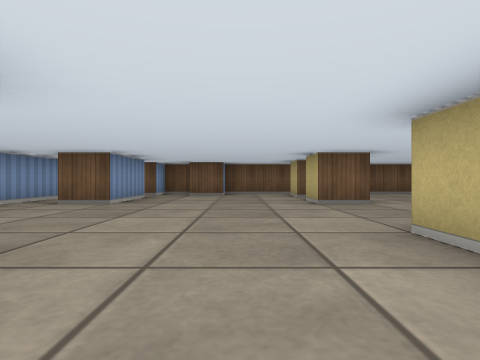
View 1 (above)

19 first-person views from a walk through a cub3D ray-caster map. The camera is about half as high as the walls, looks level and sees 80° across. The floor is counted in squares. Each view is taken from the middle of a square. On the plan, view 1 faces up. The plan holds only what a view shows up to about 9 squares ahead; the rest is blank.

View 2
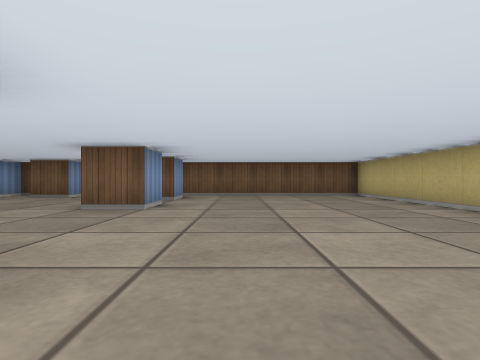

View 3
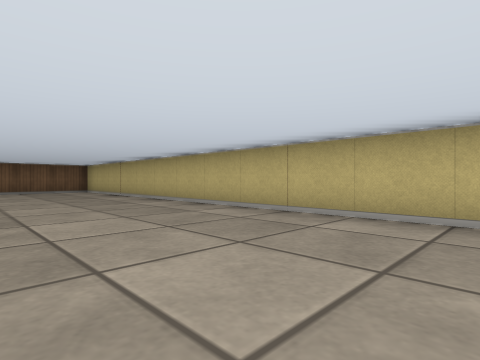

View 4
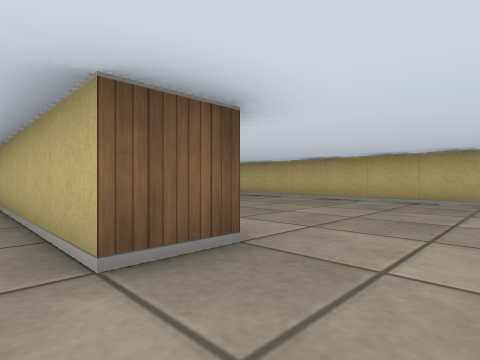

View 5
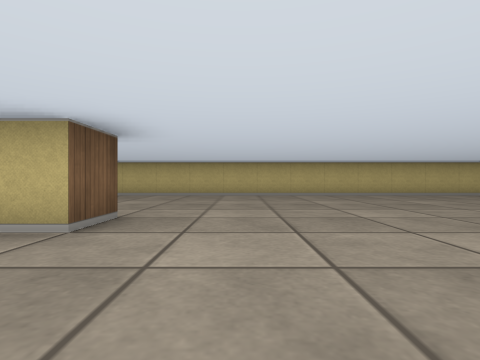

View 6
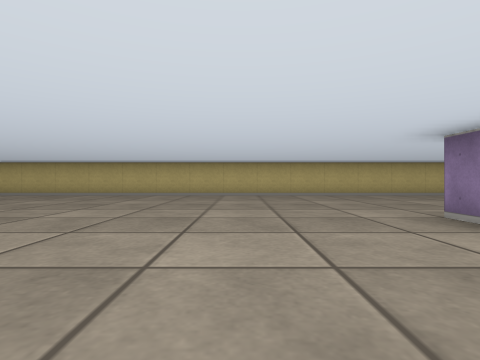

View 7
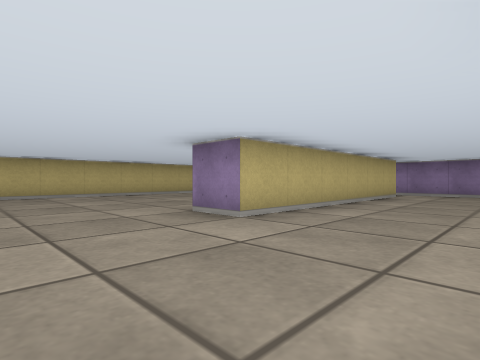

View 8
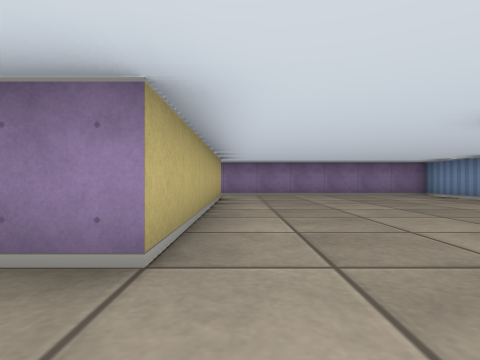

View 9
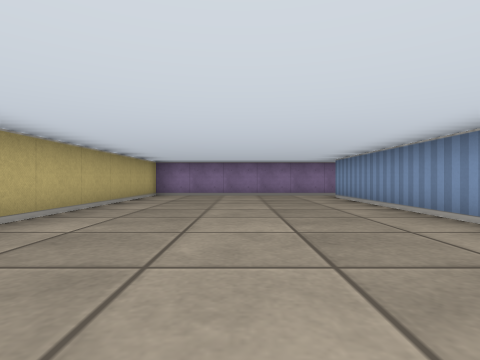

View 10
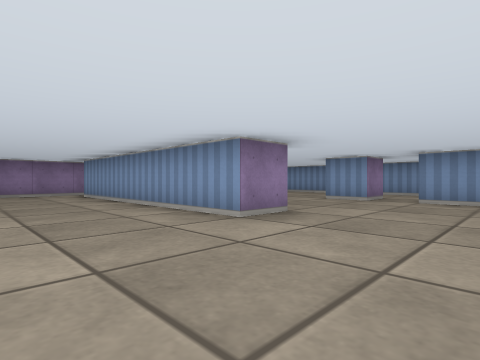

View 11
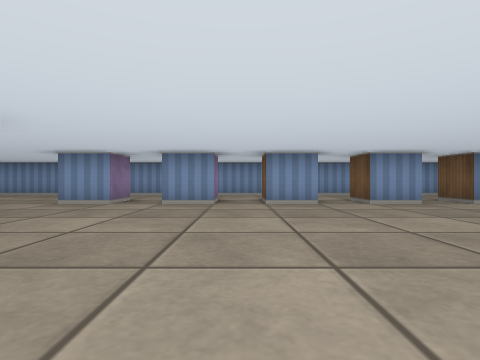

View 12
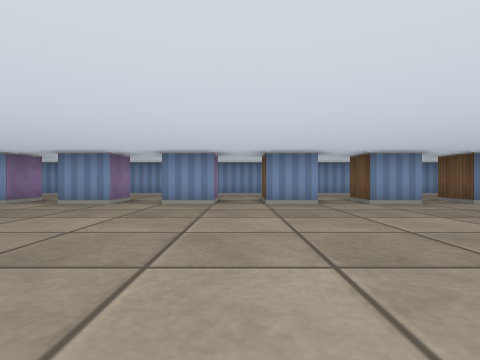

View 13
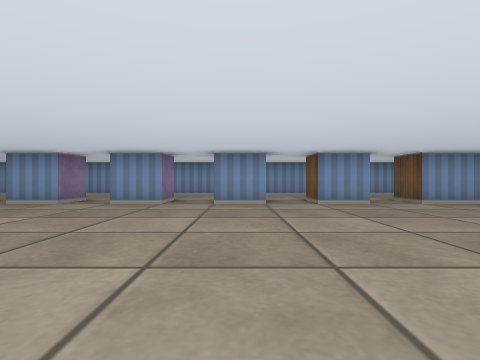

View 14
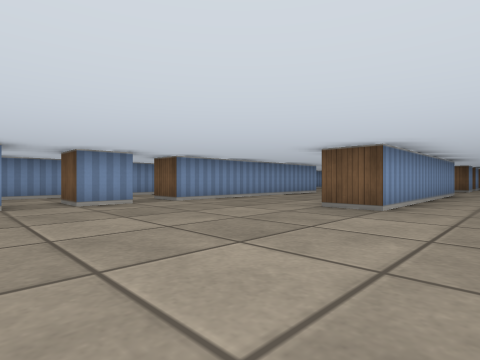

View 15
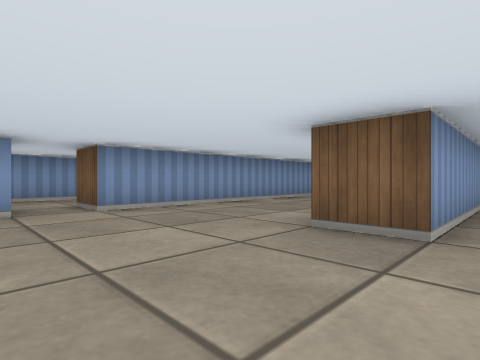

View 16
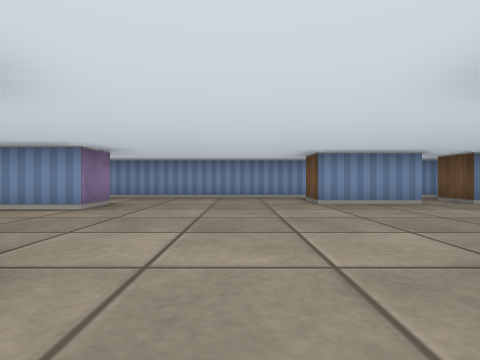

View 17
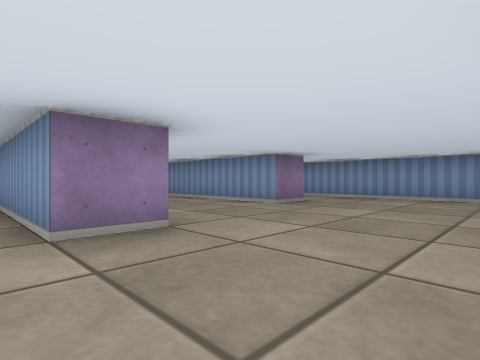

View 18
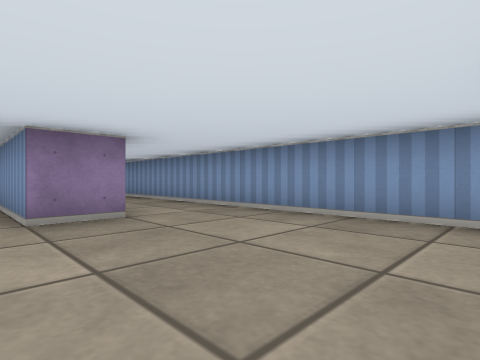

View 19
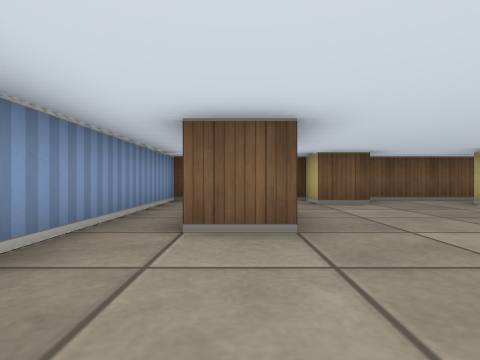

### Floor plan
Points are (right, up) in squares from view 1. A wall is a line through its corners. A room is listed if a view was taken in it or the views show most of it. See-through windows are left out.
Room 1 (views 1, 2, 3, 4, 5, 6, 7, 8, 9, 10, 11, 12, 13, 14, 15, 16, 17, 18, 19)
walls: (-1.5, -7.5) (-1.5, -8.5) (-2.5, -8.5); (1.5, -3.5) (1.5, 2.5) (2.5, 2.5) (2.5, -3.5) (1.5, -3.5); (-1.5, -5.4) (-1.5, -6.5) (-2.5, -6.5); (-2.5, -9.5) (-1.5, -9.5) (-1.5, -10.5) (-2.5, -10.5); (-2.5, -11.5) (-1.5, -11.5) (-1.5, -12.5) (-2.5, -12.5); (-2.5, -13.5) (-1.5, -13.5) (-1.5, -14.5); (-2.5, -15.5) (-1.5, -15.5) (-1.5, -16.5); (-2.5, 1.5) (-1.5, 1.5) (-1.5, -4.5) (-2.5, -4.5); (-4.5, -18.4) (-4.5, -22.5) (7.5, -22.5) (7.5, 9.5) (-0.1, 9.5); (2.5, 6.5) (2.5, 5.5) (1.5, 5.5) (1.5, 6.5); (-4.5, 5.5) (-4.5, -16.9); (1.5, -21.5) (1.5, -15.5) (2.5, -15.5) (2.5, -21.5); (-2.5, 7.5) (-2.5, 5.5) (-3.5, 5.5); (2.5, 8.5) (2.5, 7.5) (1.5, 7.5) (1.5, 8.5); (-0.5, 9.1) (-0.5, 8.5) (-1.5, 8.5) (-1.5, 9.5) (-2.5, 9.5) (-2.5, 8.5)
ways out: opening at (-4, 6.5) to room 2; opening at (-3, 8) to room 2
Room 2 (no view inside)
walls: (-4.5, 9.5) (-4.5, 5.5); (-2.5, 8.5) (-3.5, 8.5)
ways out: opening at (-4, 6.5) to room 1; opening at (-3, 8) to room 1

Positions as (right, up) in squares from view 1, and headings:
1: (0, 0), facing up
2: (4, 1), facing up
3: (4, -2), facing up-right
4: (1, -5), facing up-right
5: (-1, -5), facing right
6: (-1, -13), facing right
7: (-1, -13), facing down-right
8: (1, -14), facing down
9: (5, -14), facing down
10: (5, -13), facing down-left
11: (4, -13), facing left
12: (4, -11), facing left
13: (4, -8), facing left
14: (4, -8), facing up-left
15: (3, -6), facing up-left
16: (3, 4), facing left
17: (3, 5), facing down-left
18: (-1, 5), facing down-left
19: (-3, 3), facing up
